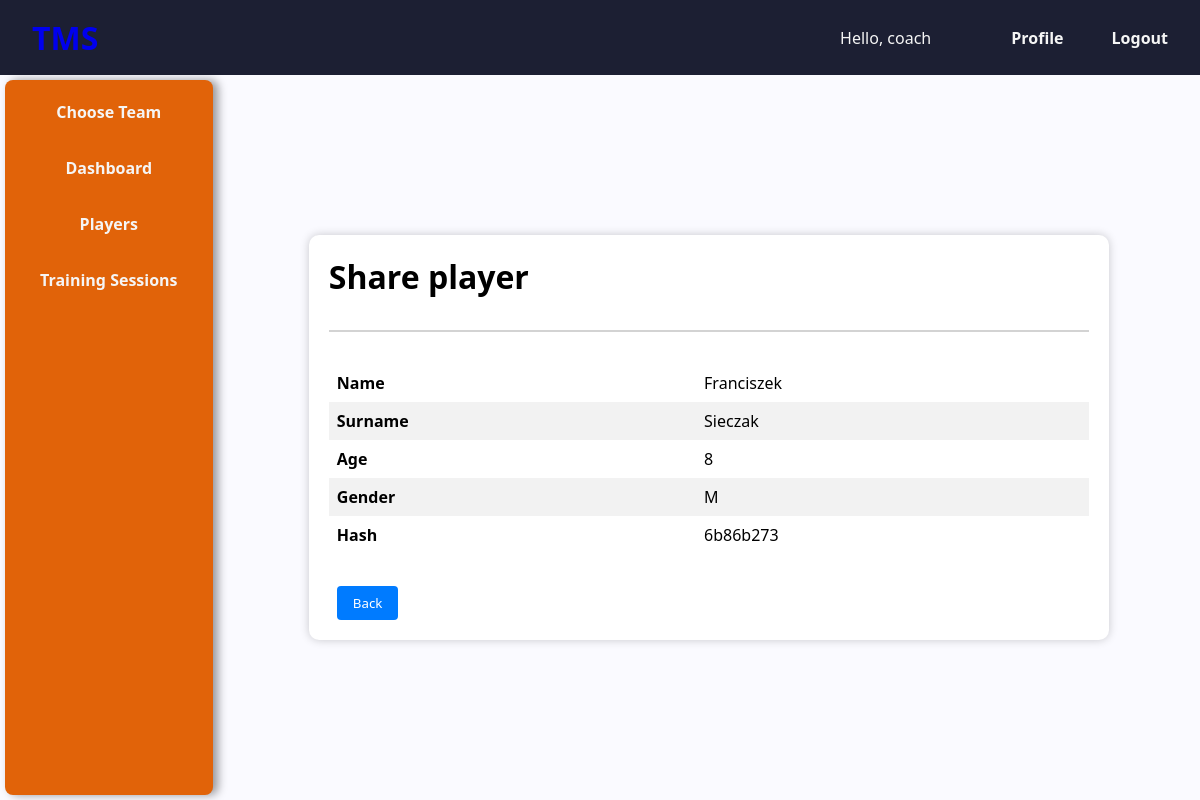
/coach/share_player/1 (signed in), run on the app's committed database.
### user/models.py (models this page shows)
class User(AbstractUser):
    class Meta:
        db_table = 'auth_user'
    COACH = 'Coach'
    PARENT = 'Parent'
    PLAYER = 'Player'
    ROLE_CHOICES = [
        (COACH, 'Coach'),
        (PARENT, 'Parent'),
        (PLAYER, 'Player'),
    ]
    role = models.CharField(
        max_length=20,
        choices=ROLE_CHOICES,
        default=PLAYER,
        null=True,
    )
    current_team = models.ForeignKey('coach.Team', on_delete=models.SET_NULL, null=True)

### coach/models.py (models this page shows, shortened)
class Player(models.Model):
    GENDER_CHOICES = (
        ('M', 'Male'),
        ('F', 'Female'),
    )
    name = models.CharField(max_length=200, null=True)
    surname = models.CharField(max_length=200, null=True)
    dob = models.DateField(null=True)
    gender = models.CharField(max_length=200, null=True, choices=GENDER_CHOICES)
    team = models.ForeignKey(Team, on_delete=models.SET_NULL, null=True)
    hash = models.CharField(max_length=200, null=True)
    @property
    def age(self):
        today = datetime.date.today()
        return today.year - self.dob.year - ((today.month, today.day) < (self.dob.month, self.dob.day))

### coach/decorators.py (the view)
		def wrapper_func(request, *args, **kwargs):
			role = request.user.role
			if role in allowed_roles:
				return view_func(request, *args, **kwargs)
			else:
				return HttpResponse('You are not authorized to view this page')

### coach/views.py (called while the page is built)
@login_required(login_url='login')
@allowed_users(allowed_roles=['Coach'])
def share_player(request, player_id):
    player = Player.objects.get(id=player_id)
    hash = hashlib.sha256(str(player.id).encode()).hexdigest()[:8]
    player.hash = hash
    context = {
        "player": player
    }
    return render(request, 'coach/share_player.html', context)

### coach/templates/coach/share_player.html
{% extends 'coach/base.html' %}
{% block content %}
<div class="frame">
    <div class="content-card">
        <h1>Share player</h1>
        <div class="title-divider"></div>
        <table>
            <tr>
                <th>Name</th>
                <td>{{ player.name }}</td>
            </tr>
            <tr>
                <th>Surname</th>
                <td>{{ player.surname }}</td>
            </tr>
            <tr>
                <th>Age</th>
                <td>{{ player.age }}</td>
            </tr>
            <tr>
                <th>Gender</th>
                <td>{{ player.gender }}</td>
            </tr>
            <tr>
                <th>Hash</th>
                <td>{{ player.hash }}</td>
            </tr>
        </table>
        <div class="action-bar">
            <a href="{% url 'players' %}"><button class="btn-info">Back</button></a>
        </div>
    </div>
</div>
{% endblock content %}

### coach/templates/coach/navigation.html
<nav>
    <h1><a href="{% url 'dashboard' %}">TMS</a></h1>
    <ul>
        <p>Hello, {{ user.username }}</p>
        <li><a href="{% url 'profile' %}"><button>Profile</button></a></li>
        <li><a href="{% url 'logout' %}"><button>Logout</button></a></li>
    </ul>
</nav>

### static/css/main.css (style rules this page uses)
* { margin: 0; padding: 0; font-family: 'Segoe UI', Tahoma, Geneva, Verdana, sans-serif; box-sizing: border-box; }
body { background-color: var(--accent-color-2); display: flex; flex-direction: column; height: 100vh; }
.frame { width: 100%; height: 100%; padding: 1rem; display: flex; justify-content: center; align-items: center; }
.content-card { background-color: white; border-radius: 10px; box-shadow: 0 0 10px rgba(0, 0, 0, 0.2); padding: 20px; width: 100%; max-width: 800px; }
.title-divider { text-align: center; margin: 2rem 0; color: var(--dark-color); border: 0.5px solid lightgray; width: 100%; }
.action-bar { padding: 2rem 0.5rem 0; display: flex; flex-direction: row; align-items: center; justify-content: flex-start; gap: 1rem; }

### static/css/common.css (style rules this page uses)
table { border-collapse: collapse; width: 100%; }
th, td { text-align: left; padding: 8px; }
tr:nth-child(even) { background-color: #f2f2f2; }
.btn-info { background-color: #007bff; color: #fff; border: none; padding: 8px 16px; border-radius: 4px; cursor: pointer; transition: background-color 0.3s ease; }

### static/css/colors.css (style rules this page uses)
:root { --primary-color: #1C1F33; --primary-color-light: #6b7de5; --secondary-color: #e16309; --secondary-color-dark: #FF5003; --secondary-color-light: #FF8E00; --secondary-color2: #EA767F; --accent-color-1: #F7D4BE; --accent-color-2: #fafaff; --light-color: whitesmoke; --dark-color: #0E0F19; }

### static/css/navigation.css (style rules this page uses)
nav { background-color: var(--primary-color); display: flex; justify-content: space-between; align-items: center; padding: 1rem 1rem; }
nav h1 { font-size: 2em; color: var(--primary-color); text-transform: uppercase; padding-left: 1rem; transition: all 0.2s ease-in-out; }
nav a { text-decoration: none; font-weight: bold; }
nav ul { display: flex; justify-content: space-between; align-items: center; list-style: none; }
nav li button { background-color: transparent; border: none; color: var(--light-color); font-weight: bold; font-size: 1rem; padding: 0.5rem 1rem; margin-left: 1em; transition: all 0.2s ease-in-out; }
nav p { color: var(--light-color); margin-right: 3rem; }

### data on the page
Player: name "Franciszek", surname "Sieczak", age "8", gender "M", hash "6b86b273"

### other printed values
{{ user.username }} "coach"
